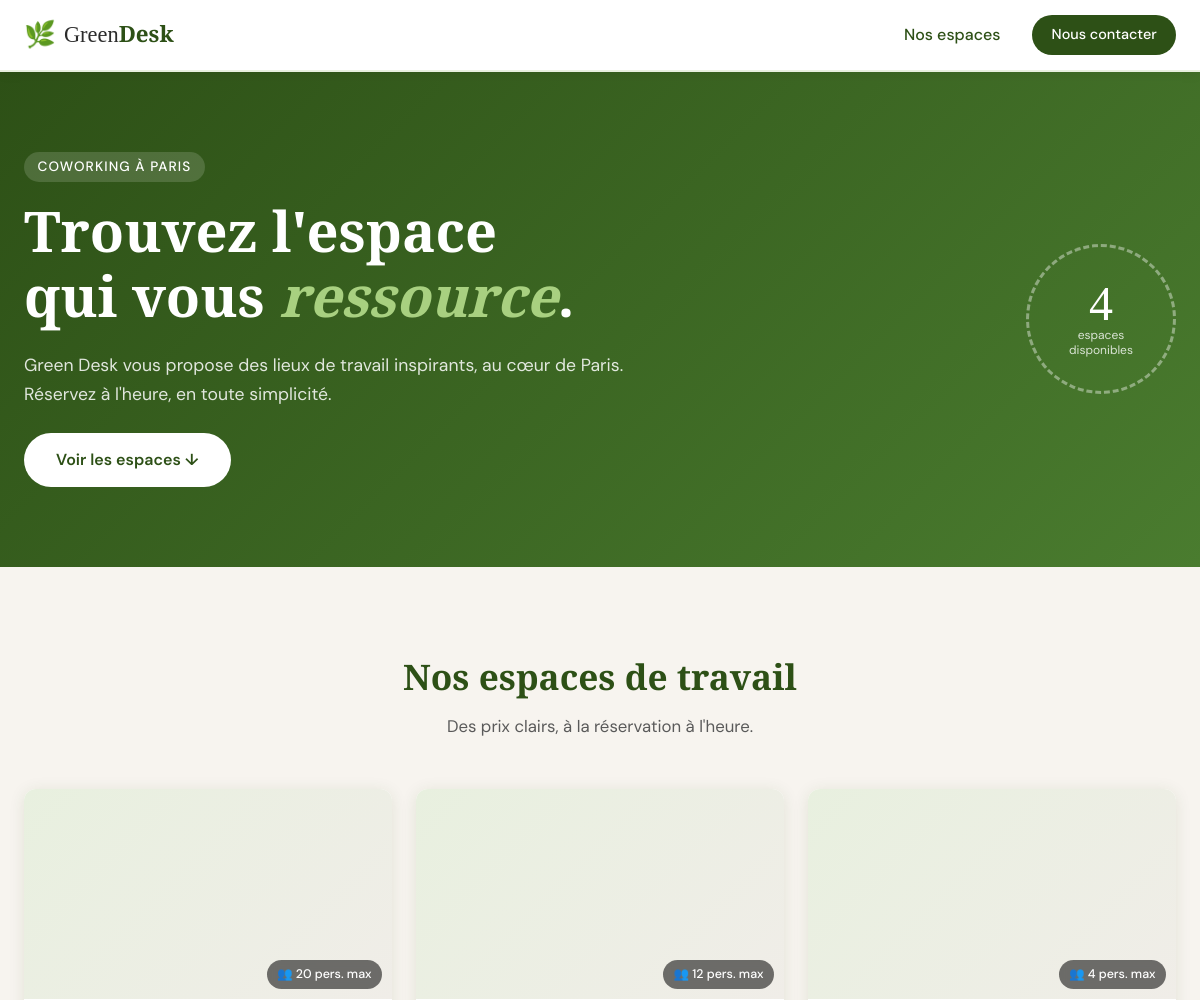
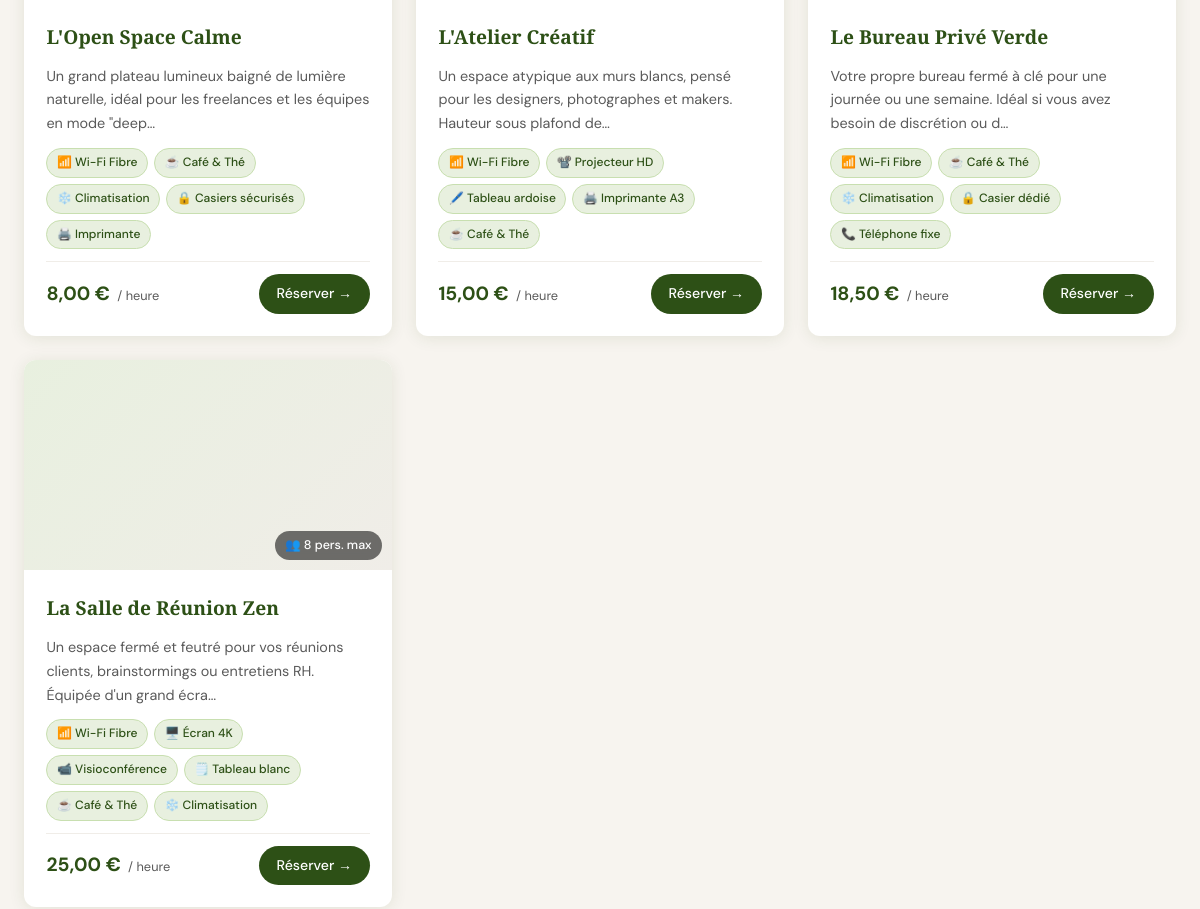
Before: / (upper part) with the older database file (2 pictures, top to bottom).
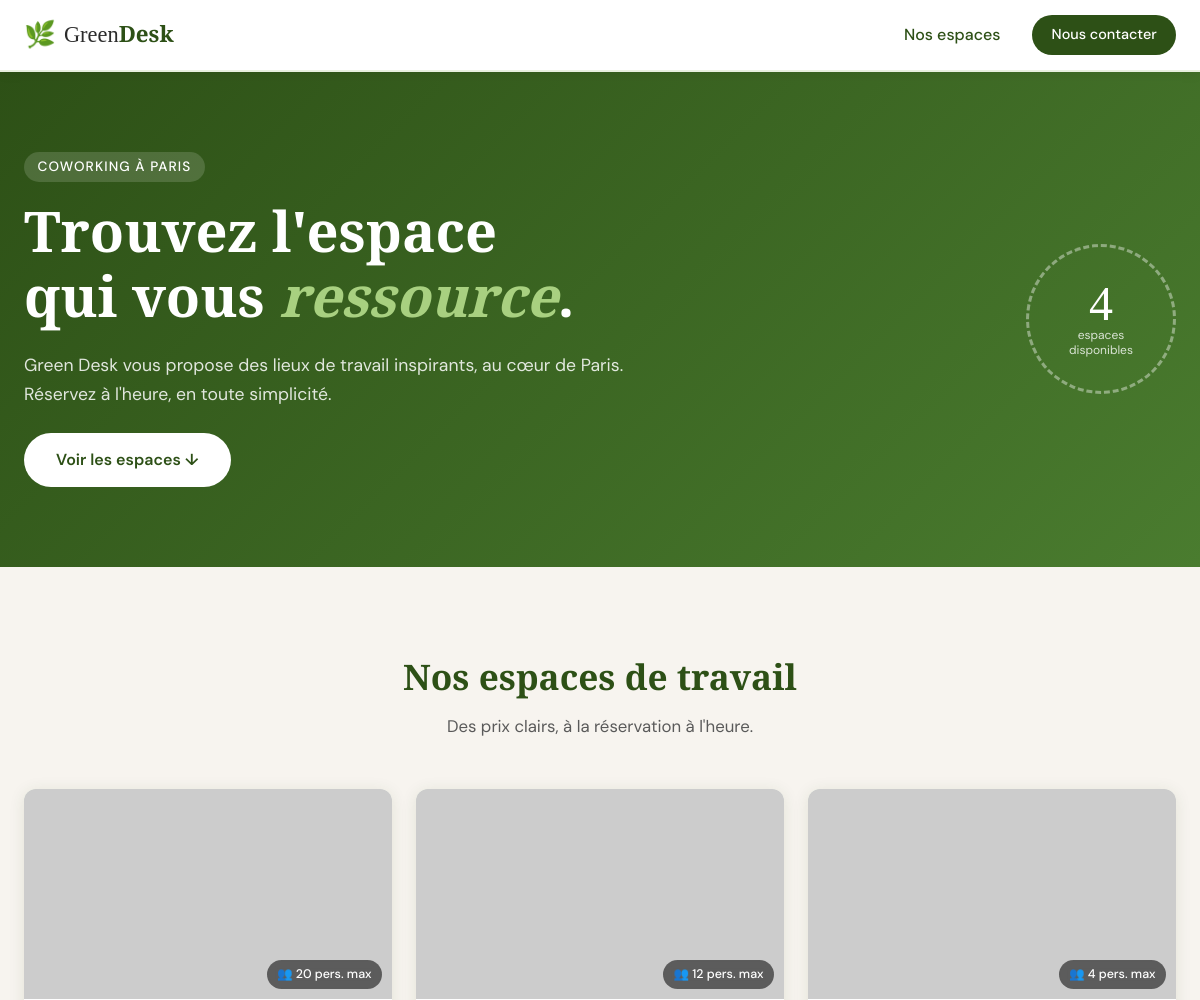
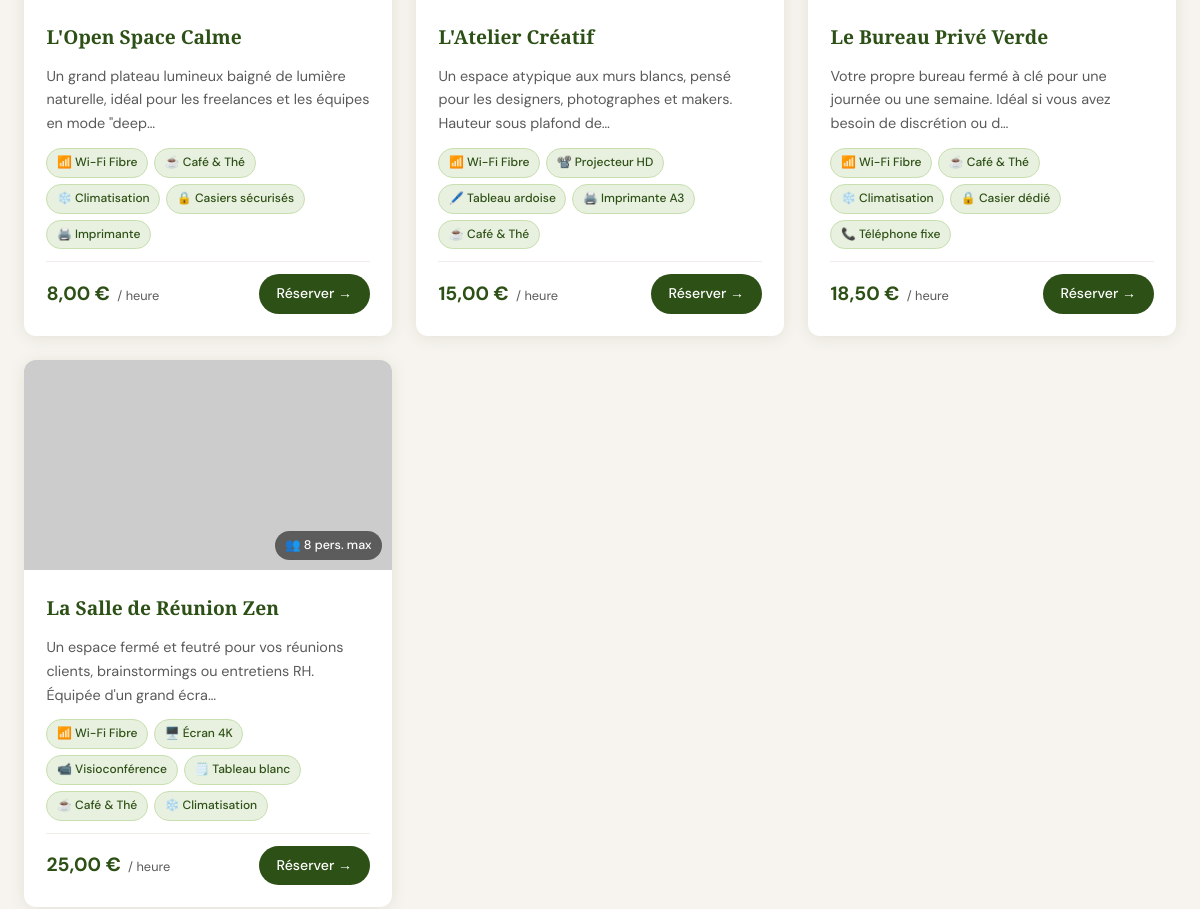
After: the same page with the newer database file (2 pictures, top to bottom).
### tables this page shows
CREATE TABLE espaces (
    id          INT          AUTO_INCREMENT PRIMARY KEY, 
    nom         VARCHAR(100) NOT NULL,                   
    description TEXT         NOT NULL,                  
    prix_heure  DECIMAL(6,2) NOT NULL,                   
    capacite    TINYINT      NOT NULL,                
    image_url   VARCHAR(255) DEFAULT NULL,              
    equipements VARCHAR(255) DEFAULT NULL                
);

### index.php (the view, shortened to what this page needs)
<?php
require_once 'db.php';
$espaces = getEspaces();
require_once 'header.php';
?>
<section class="hero">
    <div class="container hero-inner">
        <div class="hero-text">
            <span class="hero-label">Coworking à Paris</span>
            <h1>Trouvez l'espace<br>qui vous <em>ressource</em>.</h1>
            <p>Green Desk vous propose des lieux de travail inspirants, au cœur de Paris. Réservez à l'heure, en toute simplicité.</p>
            <a href="#espaces" class="btn-primary">Voir les espaces ↓</a>
        </div>
        <div class="hero-badge">
            <div class="badge-circle">
                <span>4</span>
                <small>espaces<br>disponibles</small>
            </div>
        </div>
    </div>
</section>
<section class="espaces-section" id="espaces">
    <div class="container">
        <div class="section-header">
            <h2>Nos espaces de travail</h2>
            <p>Des prix clairs, à la réservation à l'heure.</p>
        </div>
        <?php if (!empty($espaces)) : ?>
            <div class="espaces-grid">
                <?php foreach ($espaces as $espace) : ?>
                <article class="espace-card">
                    <div class="card-image">
                        <?php if (!empty($espace['image_url'])) : ?>
                            <img
                                src="<?= htmlspecialchars($espace['image_url']) ?>"
                                alt="Photo de <?= htmlspecialchars($espace['nom']) ?>"
                                loading="lazy"
                                onerror="this.style.display='none'"
                            >
                        <?php endif; ?>
                        <div class="card-capacity-badge">
                            👥 <?= (int)$espace['capacite'] ?> pers. max
                        </div>
                    </div>
                    <div class="card-body">
                        <h3 class="card-title"><?= htmlspecialchars($espace['nom']) ?></h3>
                        <p class="card-desc">
                            <?= htmlspecialchars(mb_strimwidth($espace['description'], 0, 110, '…')) ?>
                        </p>
                        <?= getEquipements($espace['equipements']) ?>
                        <div class="card-footer">
                            <div class="card-price">
                                <span class="price-amount"><?= number_format($espace['prix_heure'], 2, ',', ' ') ?> €</span>
                                <span class="price-unit">/ heure</span>
                            </div>
                            <a href="details.php?id=<?= (int)$espace['id'] ?>" class="btn-card">
                                Réserver →
                            </a>
                        </div>
                    </div>
                </article>
                <?php endforeach; ?>
            </div>
        <?php else : ?>
            <p class="no-results">Aucun espace disponible pour le moment. Revenez bientôt !</p>
        <?php endif; ?>
    </div>
</section>
<?php
require_once 'footer.php';
?>

### header.php (shortened to what this page needs)
<!DOCTYPE html>
<html lang="fr">
<head>
    <link rel="stylesheet" href="style.css">
</head>
<body>
<header class="site-header">
    <div class="container header-inner">
        <a href="index.php" class="logo">
            <span class="logo-icon">🌿</span>
            <span class="logo-text">Green<strong>Desk</strong></span>
        </a>
        <nav class="main-nav">
            <a href="index.php">Nos espaces</a>
            <a href="#contact" class="btn-nav">Nous contacter</a>
        </nav>
    </div>
</header>
<main class="site-main">

### db.php (shortened to what this page needs)
<?php
try {
    $dsn = "mysql:host=" . DB_HOST . ";dbname=" . DB_NAME . ";charset=" . DB_CHARSET;
    $options = [
        PDO::ATTR_ERRMODE            => PDO::ERRMODE_EXCEPTION,
        PDO::ATTR_DEFAULT_FETCH_MODE => PDO::FETCH_ASSOC,
        PDO::ATTR_EMULATE_PREPARES   => false,
    ];
    $pdo = new PDO($dsn, DB_USER, DB_PASS, $options);
} catch (PDOException $e) {
    die('<p style="color:red;font-family:monospace;">Erreur de connexion BDD : ' . htmlspecialchars($e->getMessage()) . '</p>');
}
function getEquipements(string $string): string
{
    $items = array_map('trim', explode(',', $string));
    $icones = [
        'Wi-Fi Fibre'      => '📶',
        'Café & Thé'       => '☕',
        'Projecteur HD'    => '📽️',
        'Écran 4K'         => '🖥️',
        'Tableau blanc'    => '🗒️',
        'Tableau ardoise'  => '🖊️',
        'Climatisation'    => '❄️',
        'Visioconférence'  => '📹',
        'Imprimante'       => '🖨️',
        'Imprimante A3'    => '🖨️',
        'Casiers sécurisés'=> '🔒',
        'Casier dédié'     => '🔒',
        'Téléphone fixe'   => '📞',
    ];
    $html = '<div class="equipements-list">';
    foreach ($items as $item) {
        $icone = $icones[$item] ?? '✔';
        $html .= '<span class="badge-equipement">' . $icone . ' ' . htmlspecialchars($item) . '</span>';
    }
    $html .= '</div>';
    return $html;
}
function getEspaces(): array
{
    global $pdo;
    $stmt = $pdo->query('SELECT * FROM espaces ORDER BY prix_heure ASC');
    return $stmt->fetchAll();
}

### footer.php (shortened to what this page needs)
</main>
</body>
</html>

Changed rows visible on the page:
changed espaces "L'Open Space Calme": image_url: picture added
changed espaces "L'Atelier Créatif": image_url: picture added
changed espaces "Le Bureau Privé Verde": image_url: picture added
changed espaces "La Salle de Réunion Zen": image_url: picture added
